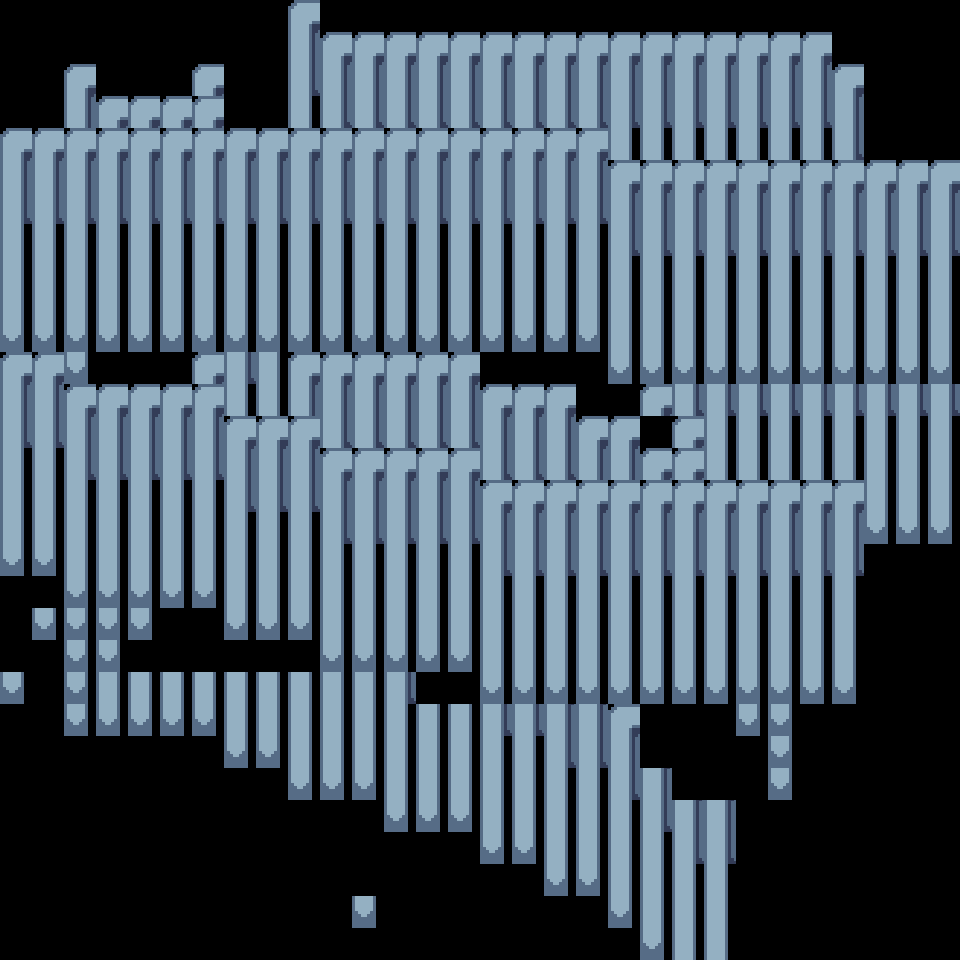

The image is a tile-based game level rendered from a .tmx file. Its description and complete source (layers, tilesets, objects, tile grids) follow:
An orthogonal 30x30 tile map with 32x32 px tiles, 1 tile layer (Tile Layer 1).

<map version="1.9" tiledversion="1.9.2" orientation="orthogonal" renderorder="right-down" width="30" height="30" tilewidth="32" tileheight="32" infinite="0" nextlayerid="2" nextobjectid="1">
 <tileset firstgid="1" name="tileset" tilewidth="32" tileheight="32" tilecount="7659" columns="111">
  <image source="tileset x3.png" width="3552" height="2208" />
 </tileset>
 <layer id="1" name="Tile Layer 1" width="30" height="30">
  <data encoding="csv">
335,446,446,446,446,335,336,335,336,337,0,0,0,0,0,0,0,0,0,0,0,0,0,0,0,0,0,0,0,0,
446,557,557,557,557,446,335,446,447,448,337,337,337,337,337,337,337,337,337,337,337,337,337,337,337,337,0,0,0,0,
335,336,337,668,335,336,337,557,558,559,448,448,448,448,448,448,448,448,448,448,448,448,448,448,448,448,337,0,0,0,
446,447,448,337,337,337,337,668,669,670,559,559,559,559,559,559,559,559,559,559,559,559,559,559,559,559,448,0,0,0,
337,337,337,337,337,337,337,337,337,337,337,337,337,337,337,337,337,337,337,670,670,670,670,670,670,670,559,0,0,0,
448,448,448,448,448,448,448,448,448,448,448,448,448,448,448,448,448,448,448,337,337,337,337,337,337,337,337,337,337,337,
559,559,559,559,559,559,559,559,559,559,559,559,559,559,559,559,559,559,559,448,448,448,448,448,448,448,448,448,448,448,
670,670,670,670,670,670,670,670,670,670,670,670,670,670,670,670,670,670,670,559,559,559,559,559,559,559,559,559,559,559,
781,781,781,781,781,781,781,781,781,781,781,781,781,781,781,781,781,781,781,670,670,670,670,670,670,670,670,670,670,670,
892,892,892,892,892,892,892,892,892,892,892,892,892,892,892,892,892,892,892,781,781,781,781,781,781,781,781,781,781,781,
1003,1003,1003,1003,1003,1003,1003,1003,1003,1003,1003,1003,1003,1003,1003,1003,1003,1003,1003,892,892,892,892,892,892,892,892,892,892,892,
337,337,1003,668,335,336,337,559,781,337,337,337,337,337,337,335,335,1001,1002,1003,1003,1003,1003,1003,1003,1003,1003,1003,1003,1003,
448,448,337,337,337,337,337,670,892,448,448,448,448,448,448,337,337,337,335,336,337,559,559,559,559,559,559,559,559,559,
559,559,448,448,448,448,448,337,337,337,559,559,559,559,559,448,448,448,337,337,336,337,670,670,670,670,670,670,670,670,
670,670,559,559,559,559,559,448,448,448,337,337,337,337,337,559,559,559,448,448,337,337,781,781,781,781,781,781,781,781,
781,781,670,670,670,670,670,559,559,559,448,448,448,448,448,337,337,337,337,337,337,337,337,337,337,337,337,892,892,892,
892,892,781,781,781,781,781,670,670,670,559,559,559,559,559,448,448,448,448,448,448,448,448,448,448,448,448,1003,1003,1003,
1003,1003,892,892,892,892,892,781,781,781,670,670,670,670,670,559,559,559,559,559,559,559,559,559,559,559,559,335,1001,1002,
1001,1002,1003,1003,1003,1003,1003,892,892,892,781,781,781,781,781,670,670,670,670,670,670,670,670,670,670,670,670,446,1001,1002,
1002,1003,1003,1003,1003,1001,1002,1003,1003,1003,892,892,892,892,892,781,781,781,781,781,781,781,781,781,781,781,781,557,779,1001,
1001,1002,1003,1003,1001,1001,1001,1001,1001,1002,1003,1003,1003,1003,1003,892,892,892,892,892,892,892,892,892,892,892,892,668,890,1001,
1003,1002,1003,892,892,892,892,781,781,670,670,670,559,1001,1002,1003,1003,1003,1003,1003,1003,1003,1003,1003,1003,1003,1003,779,1001,1001,
1001,1002,1003,1003,1003,1003,1003,892,892,781,781,781,670,670,670,559,559,448,448,337,890,1001,1002,1003,1003,1001,890,890,1001,1002,
779,668,557,557,557,1001,1002,1003,1003,892,892,892,781,781,781,670,670,559,559,448,1001,890,1001,1002,1003,0,1001,1001,1001,1002,
890,779,668,668,668,557,557,1001,1002,1003,1003,1003,892,892,892,781,781,670,670,559,448,1001,1001,1002,1003,0,0,0,0,0,
1001,890,779,779,779,668,668,668,668,668,1001,1002,1003,1003,1003,892,892,781,781,670,559,448,448,0,0,0,0,0,0,0,
0,1001,890,890,890,779,779,779,779,779,890,890,890,1001,1002,1003,1003,892,892,781,670,559,559,0,0,0,0,0,0,0,
0,0,1001,1001,1001,890,890,890,890,890,1001,1001,1001,1001,1001,1001,1002,1003,1003,892,781,670,670,0,0,0,0,0,0,0,
0,0,0,0,0,1001,1001,1001,1001,1001,1002,1003,0,0,0,0,0,1001,1002,1003,892,781,781,0,0,0,0,0,0,0,
0,0,0,0,0,0,0,0,0,0,0,0,0,0,0,0,0,0,1001,1002,1003,892,892,0,0,0,0,0,0,0
</data>
 </layer>
</map>
